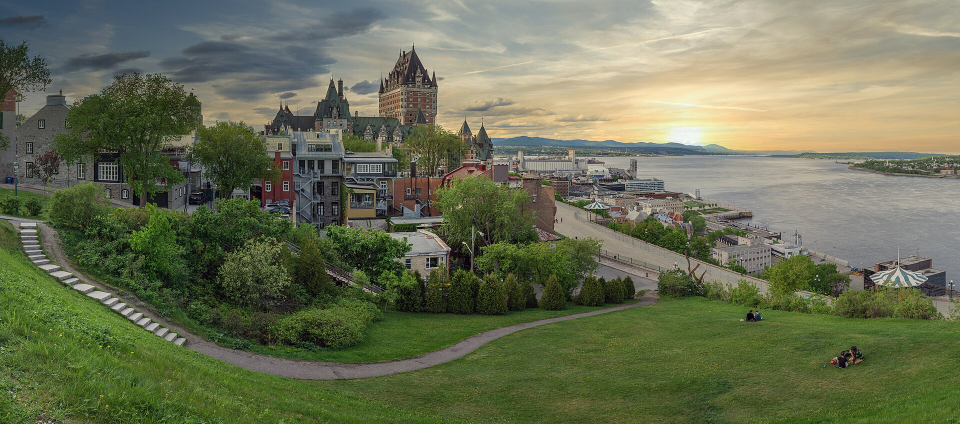
#> input picture best_test/commons/commons_00.jpg, 1920 x 848 px (shown at 1/2 size)
$ python -i seasonality.py   (imports and definitions only)
#> lines starting #> are read from the running program, lines starting #| are printed output that depends on the picture; after the words box and inside, x2 and y2 are one past the last pixel; in counts of white or black regions, pixels touching at a corner belong together
### src/hotel_pipeline/logging.py
"""Journalisation sans secrets (plan directeur §18).

Aucun secret ne doit apparaître dans les journaux. Plutôt que de compter sur
la discipline des appelants, les valeurs de secrets connues sont expurgées au
niveau du filtre : même un log accidentel de la valeur brute ressort masqué.
"""

from __future__ import annotations

import logging
import os
import sys
from typing import Iterable

REDACTED = "***"

# Tout nom de variable d'environnement contenant l'un de ces fragments est
# considéré comme portant un secret.
_SECRET_HINTS = ("KEY", "TOKEN", "SECRET", "PASSWORD")

# En deçà de cette longueur, une valeur est trop courte pour être expurgée sans
# risquer de mutiler du texte ordinaire ("1", "on", "true"...).
_MIN_REDACTABLE_LEN = 8


# [33 lines left out: functions secret_values, redact, _redact_arg, not called in this run]


class SecretRedactingFilter(logging.Filter):
    """Expurge les secrets du message et de ses arguments."""

    # [25 lines left out: functions filter, configure, not called in this run]


def get_logger(name: str) -> logging.Logger:
#> further down, picture is the input picture: shape (848, 1920, 3); mean B, G, R 84.6, 111.9, 106.2
    return logging.getLogger(f"hotel_pipeline.{name}")

### src/hotel_pipeline/seasonality.py
"""Saison d'une prise de vue, et ce qu'elle autorise à dire (Lot 2).

Le pipeline traitait tout le corpus comme intemporel. `season` existait sur
`ImageAsset` et valait `None` sur les 349 actifs du pilote, alors même que la
donnée était disponible **et déjà payée** : l'endpoint metadata de Street View
rend un champ `date` au format `AAAA-MM`, mis en cache lors de la découverte.
721 panoramas du pilote sont ainsi datés sans un seul appel supplémentaire.

Cela compte dès qu'on sort du bâtiment. Un mur de brique est le même en
janvier et en juillet ; une plate-bande, un gazon, un massif ne le sont pas.
Composer une vidéo à partir de références de saisons différentes juxtapose des
états qui n'ont jamais coexisté — un jardin fleuri contre des arbres nus.

Deux niveaux, et l'ordre importe
--------------------------------
1. **Le mois propose.** Il est gratuit, disponible partout, et suffit à
   classer grossièrement. Mais il ne décide pas : au Québec, le 15 avril peut
   être enneigé comme printanier. Mesuré sur le pilote — une vue d'avril 2025
   montre un arbre en fleurs et un gazon vert, sans trace de neige.
2. **Les pixels confirment.** La verdure au sol et l'indice de neige mesurent
   l'état réel. C'est la même discipline que `subject_prominence` : la
   géométrie ou le calendrier proposent, l'image tranche.

Ce que l'indice de neige vaut, et ne vaut pas
---------------------------------------------
Il est **délibérément faible**, et le module le déclare plutôt que de le
maquiller. La neige au sol n'est pas séparable d'une chaussée claire et sèche
par la seule couleur : les deux sont neutres, lumineuses et lisses.

Trois filtres successifs, mesurés sur le pilote (moyenne mensuelle de la part
de sol candidate) :

```text
filtre                              avril   mai   juillet
clair et peu saturé                  30 %   37 %    4 %     ← inutilisable
+ neutralité chromatique (RVB)       21 %    5 %    2 %
+ texture lisse (écart-type < 6)     10 %    1 %    0 %
```

La progression est réelle — mai passe de 37 % à 0,7 % — mais 16 % subsistent
sur une image d'avril **sans aucune neige**, où le candidat est la chaussée
d'un cul-de-sac résidentiel. D'où `snow_index` rendu comme indice, jamais
comme fraction de neige, et un verdict `snow_possible` qui n'affirme rien
seul : c'est le croisement avec le mois qui lui donne du poids.
"""

from __future__ import annotations

from dataclasses import dataclass, field

from .logging import get_logger

log = get_logger("seasonality")

#: Saisons, au sens de ce que le sol et la végétation montrent — non au sens
#: astronomique. Bornes fixées pour un climat continental humide (Québec).
#: Un site méditerranéen ou tropical demanderait d'autres bornes : elles sont
#: donc paramétrables, jamais gravées dans les décisions.
NORTHERN_SEASONS: dict[int, str] = {
    1: "winter", 2: "winter", 3: "winter",
    4: "spring", 5: "spring",
    6: "summer", 7: "summer", 8: "summer", 9: "summer",
    10: "autumn", 11: "autumn", 12: "winter",
}

#: Mois où la végétation porte son feuillage : les seuls où l'apparence d'un
#: jardin est représentative de sa saison de croissance.
FOLIAGE_MONTHS = frozenset({5, 6, 7, 8, 9})

#: Part de sol verte au-delà de laquelle la végétation est active.
GREEN_ACTIVE = 0.08

#: Indice de neige au-delà duquel un enneigement est *possible*. Volontairement
#: haut : sous ce seuil, une chaussée claire suffit à faire du bruit.
SNOW_SUSPECT = 0.20

#: Bornes pixel de l'indice de neige. `sd` est l'écart-type local sur 9×9.
SNOW_MIN_VALUE = 195
SNOW_MAX_SATURATION = 28
SNOW_MAX_CHANNEL_SPREAD = 18
SNOW_MAX_TEXTURE = 6.0

#: Teinte de la végétation vivante, en HSV OpenCV.
GREEN_HUE_MIN, GREEN_HUE_MAX = 35, 85
GREEN_MIN_SATURATION, GREEN_MIN_VALUE = 60, 50

#: Sous cette part de l'image, la bande de sol est trop maigre pour mesurer.
MIN_GROUND_PIXELS = 5000


@dataclass
class SeasonReading:
    """Ce qu'une image dit de sa saison."""

    #: Saison déduite du mois de capture, quand il est connu.
    declared_season: str | None = None
    capture_month: int | None = None
    #: Part de sol verte, et indice de neige — `None` si non mesurés.
    green_fraction: float | None = None
    snow_index: float | None = None
    ground_pixels: int = 0
    status: str = "unknown"
    reason: str | None = None
    conflicts: list[str] = field(default_factory=list)

    @property
    def measured(self) -> bool:
        return self.green_fraction is not None

    @property
    def foliage_expected(self) -> bool | None:
        """Le feuillage devrait-il être présent à cette date ?"""
        if self.capture_month is None:
            return None
        return self.capture_month in FOLIAGE_MONTHS

    # [32 lines left out: functions vegetation_active, snow_possible, as_dict, not called in this run]


def season_of_month(month: int | None, table: dict[int, str] | None = None) -> str | None:
    """Saison d'un mois, ou `None` si le mois est inconnu.

    Un mois absent rend `None`, jamais une saison par défaut : supposer l'été
    ferait entrer un jardin fleuri dans les références d'une scène hivernale.
    """
    if month is None:
        return None
    return (table or NORTHERN_SEASONS).get(int(month))


def parse_capture_date(date: str | None) -> tuple[int | None, int | None]:
    """`AAAA-MM` → `(année, mois)`. Tolère `AAAA` seul et les valeurs vides."""
    if not date:
        return None, None
    parts = str(date).strip().split("-")
    try:
        year = int(parts[0])
    except (ValueError, IndexError):
        return None, None
    month = None
    if len(parts) > 1:
        try:
            candidate = int(parts[1])
            if 1 <= candidate <= 12:
                month = candidate
        except ValueError:
            month = None
    return year, month


def ground_mask(image, horizon=None):  # noqa: ANN001
    """Pixels appartenant au sol : sous la ligne de toit, moitié basse.

    Le ciel et les façades fausseraient les deux mesures — un mur clair
    ressemble à de la neige, un arbre au-dessus du toit à du gazon. La
    frontière de ciel de `silhouette_fit` sert de plafond quand elle est
    disponible ; à défaut on retombe sur une borne fixe.
    """
    import math

    import numpy as np

    height, width = image.shape[:2]
    floor = int(height * 0.45)
    mask = np.zeros((height, width), dtype=bool)
    for column in range(width):
        top = floor
        if horizon is not None and not math.isnan(float(horizon[column])):
            top = max(floor, int(horizon[column]) + 4)
        mask[top:, column] = True
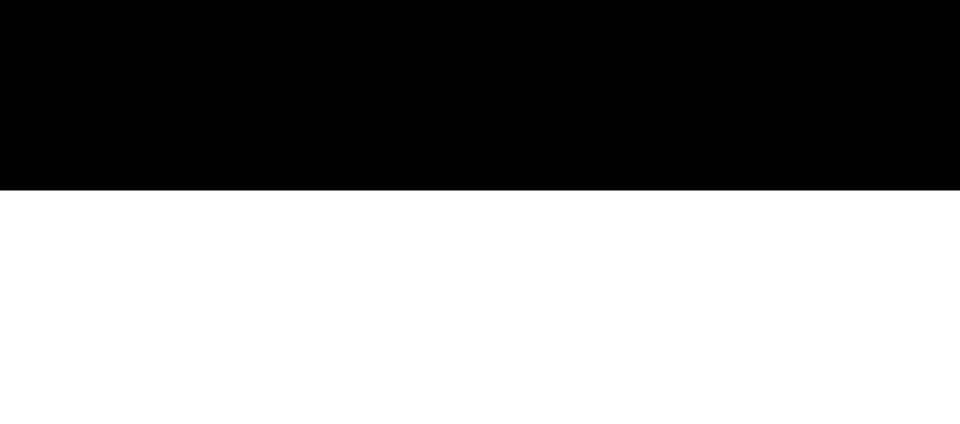
#> mask: shape (848, 1920) bool (shown at 1/2 size); 55.1% white; 1 black region, box (x1, y1, x2, y2) and area: (0, 0, 1920, 381) 731520
    return mask


def read(image, capture_date: str | None = None, horizon=None) -> SeasonReading:  # noqa: ANN001
    """Lit la saison d'une image : ce que le mois annonce, ce que le sol montre."""
    import cv2
    import numpy as np

    _year, month = parse_capture_date(capture_date)
    reading = SeasonReading(
        declared_season=season_of_month(month), capture_month=month,
    )

    mask = ground_mask(image, horizon)
    count = int(mask.sum())
#> count = 896640
    reading.ground_pixels = count
#> reading.ground_pixels = 896640
    if count < MIN_GROUND_PIXELS:
        reading.status = "no_ground"
        reading.reason = (
            f"{count} pixel(s) de sol : cadrage trop serré pour lire la saison"
        )
        return reading

    hsv = cv2.cvtColor(image, cv2.COLOR_BGR2HSV)
#> hsv: shape (848, 1920, 3); mean H, S, V 45.7, 90.6, 116.7
    hue = hsv[:, :, 0].astype(int)
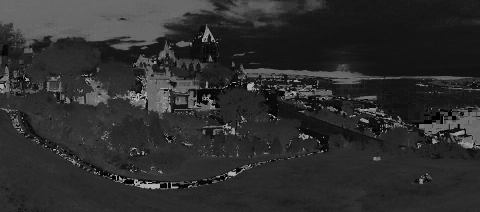
#> hue: shape (848, 1920) int64 (shown at 1/4 size); min 0, max 179, mean 45.7
    saturation = hsv[:, :, 1].astype(int)
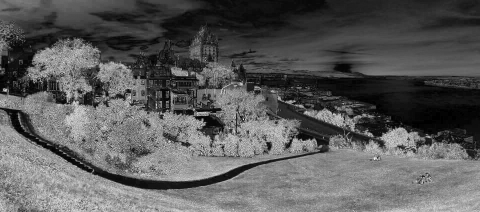
#> saturation: shape (848, 1920) int64 (shown at 1/4 size); min 0, max 255, mean 90.6
    value = hsv[:, :, 2].astype(int)
    blue = image[:, :, 0].astype(int)
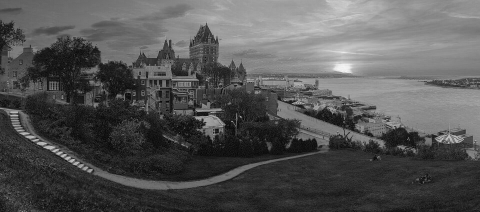
#> blue: shape (848, 1920) int64 (shown at 1/4 size); min 0, max 255, mean 84.6
    green = image[:, :, 1].astype(int)
    red = image[:, :, 2].astype(int)

    grey = cv2.cvtColor(image, cv2.COLOR_BGR2GRAY).astype(np.float32)
    mean = cv2.blur(grey, (9, 9))
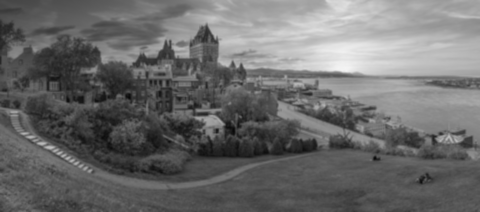
#> mean: shape (848, 1920) float32 (shown at 1/4 size); min 6.23, max 244.6, mean 107.1
    deviation = np.sqrt(np.maximum(cv2.blur(grey * grey, (9, 9)) - mean * mean, 0.0))
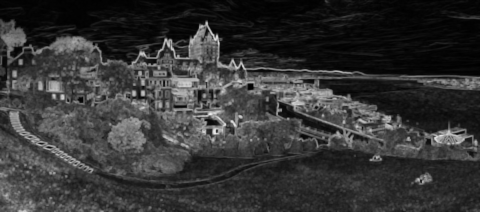
#> deviation: shape (848, 1920) float32 (shown at 1/4 size); min 0.331, max 77.81, mean 16.6; drawn with min black and max white

    verdant = (
        (hue > GREEN_HUE_MIN) & (hue < GREEN_HUE_MAX)
        & (saturation > GREEN_MIN_SATURATION) & (value > GREEN_MIN_VALUE)
    )
#> verdant: shape (848, 1920) bool; 34.4% white; 2809 white regions (2595 under 20 px), largest, box (x1, y1, x2, y2) and area: (0, 437, 1920, 848) 353626, (0, 363, 1280, 727) 117682, (861, 354, 1203, 608) 25793
    neutral = (
        (np.abs(red - green) < SNOW_MAX_CHANNEL_SPREAD)
        & (np.abs(green - blue) < SNOW_MAX_CHANNEL_SPREAD)
        & (np.abs(red - blue) < SNOW_MAX_CHANNEL_SPREAD)
    )
#> neutral: shape (848, 1920) bool; 28.2% white; 3608 white regions (3248 under 20 px), largest, box (x1, y1, x2, y2) and area: (0, 0, 1320, 555) 193072, (931, 252, 1920, 599) 137390, (0, 431, 1316, 759) 40155
    snowy = (
        neutral & (value > SNOW_MIN_VALUE)
        & (saturation < SNOW_MAX_SATURATION)
        & (deviation < SNOW_MAX_TEXTURE)
    )
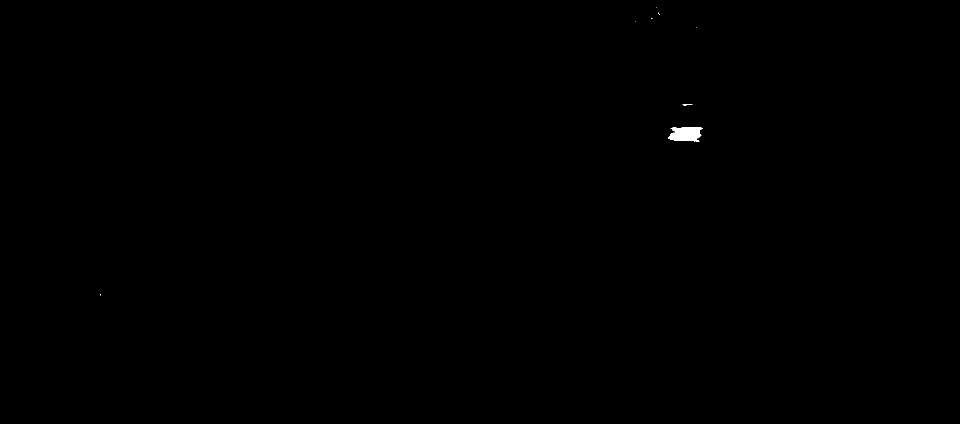
#> snowy: shape (848, 1920) bool (shown at 1/2 size); 0.1% white; 9 white regions (7 under 20 px), largest, box (x1, y1, x2, y2) and area: (1336, 254, 1405, 283) 1516, (1365, 208, 1385, 211) 41

    reading.green_fraction = float((verdant & mask).sum() / count)
#> reading.green_fraction = 0.579
    reading.snow_index = float((snowy & mask).sum() / count)
#> reading.snow_index = 3.35e-06
    reading.status = "measured"

    # Le désaccord entre calendrier et pixels n'est pas une erreur à taire :
    # c'est l'information. Une vue d'avril sans neige et déjà verte est un
    # printemps précoce, et la référence reste utilisable pour une scène
    # printanière — mais pas pour une scène hivernale.
    if reading.foliage_expected is False and reading.vegetation_active:
        reading.conflicts.append(
            f"mois {month} hors saison de feuillage, pourtant "
            f"{reading.green_fraction:.0%} de sol vert : saison précoce ou tardive"
        )
    if reading.foliage_expected and reading.snow_possible:
        reading.conflicts.append(
            f"mois {month} en pleine végétation, pourtant indice de neige "
            f"{reading.snow_index:.0%} : surface claire probablement confondue"
        )
    return reading


# [25 lines left out: function summarise, not called in this run]


__all__ = [
    "FOLIAGE_MONTHS",
    "GREEN_ACTIVE",
    "MIN_GROUND_PIXELS",
    "NORTHERN_SEASONS",
    "SNOW_SUSPECT",
    "SeasonReading",
    "ground_mask",
    "parse_capture_date",
    "read",
    "season_of_month",
    "summarise",
]

>>> import cv2
>>> picture = cv2.imread('../../best_test/commons/commons_00.jpg')
>>> result = read(picture)

$ run again, on best_test/commons/commons_02.jpg
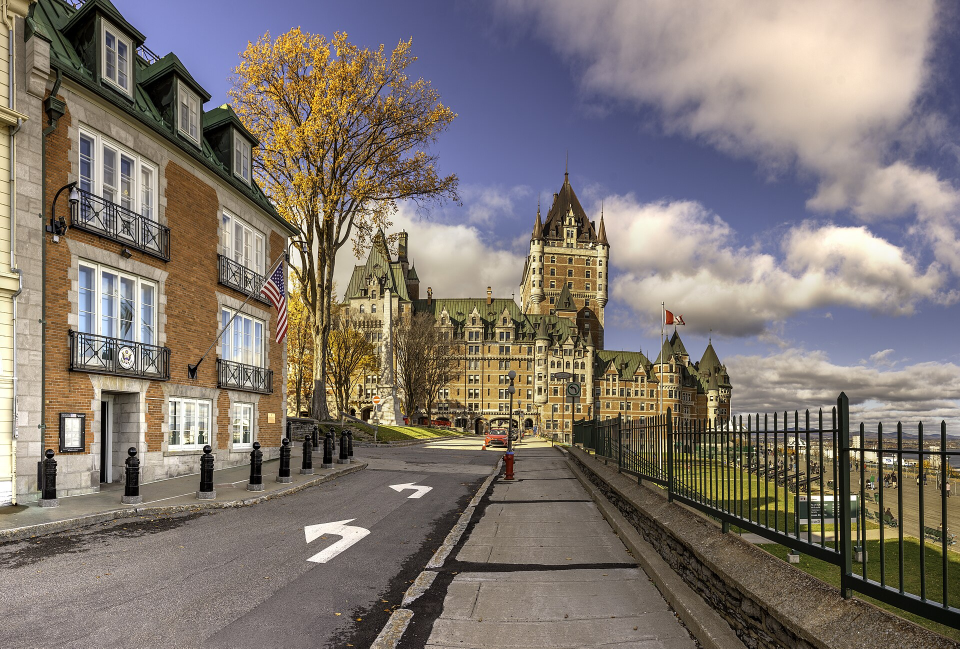
#> input picture best_test/commons/commons_02.jpg, 1920 x 1297 px (shown at 1/2 size)
#> picture is the input picture: shape (1297, 1920, 3); mean B, G, R 112.2, 119.3, 128.5
#> after the loop in ground_mask, `for column in range(width):`:
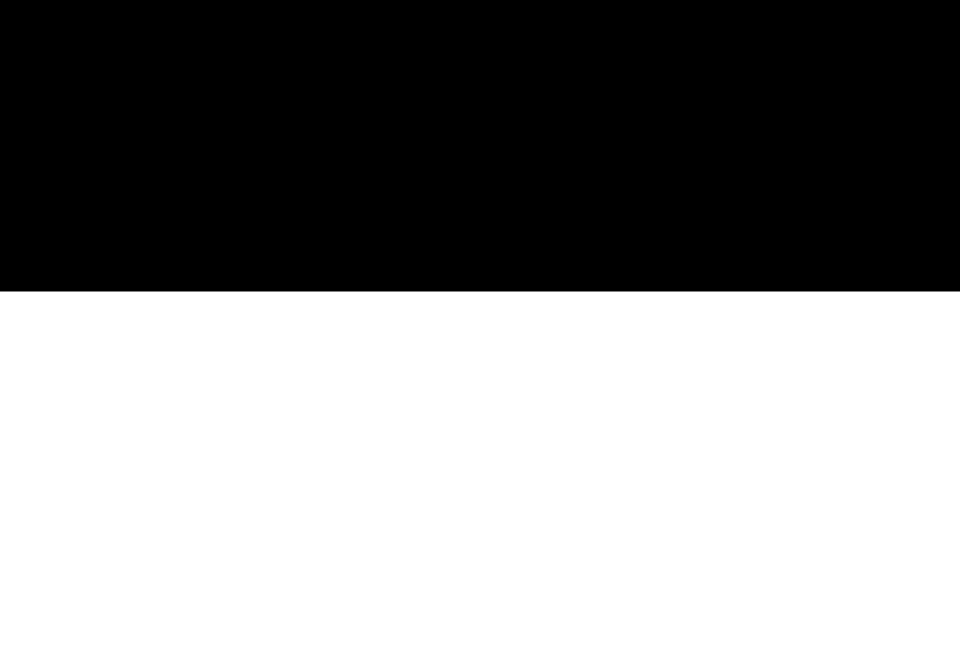
#> mask: shape (1297, 1920) bool (shown at 1/2 size); 55.1% white; 1 black region, box (x1, y1, x2, y2) and area: (0, 0, 1920, 583) 1119360
#> count = 1370880
#> hsv: shape (1297, 1920, 3); mean H, S, V 43.6, 72.6, 136.7
#> verdant: shape (1297, 1920) bool; 0.46% white; 983 white regions (932 under 20 px), largest, box (x1, y1, x2, y2) and area: (67, 7, 134, 112) 1300, (278, 108, 351, 158) 1124, (405, 213, 460, 252) 998
#> neutral: shape (1297, 1920) bool; 32.1% white; 6385 white regions (5819 under 20 px), largest, box (x1, y1, x2, y2) and area: (0, 759, 1328, 1297) 295447, (1088, 0, 1920, 774) 151983, (1145, 781, 1920, 1260) 97339
#> in read, `snowy = ( neutral & (value > SNOW_MIN_VALUE) & (saturation < SNOW_MAX_..`:
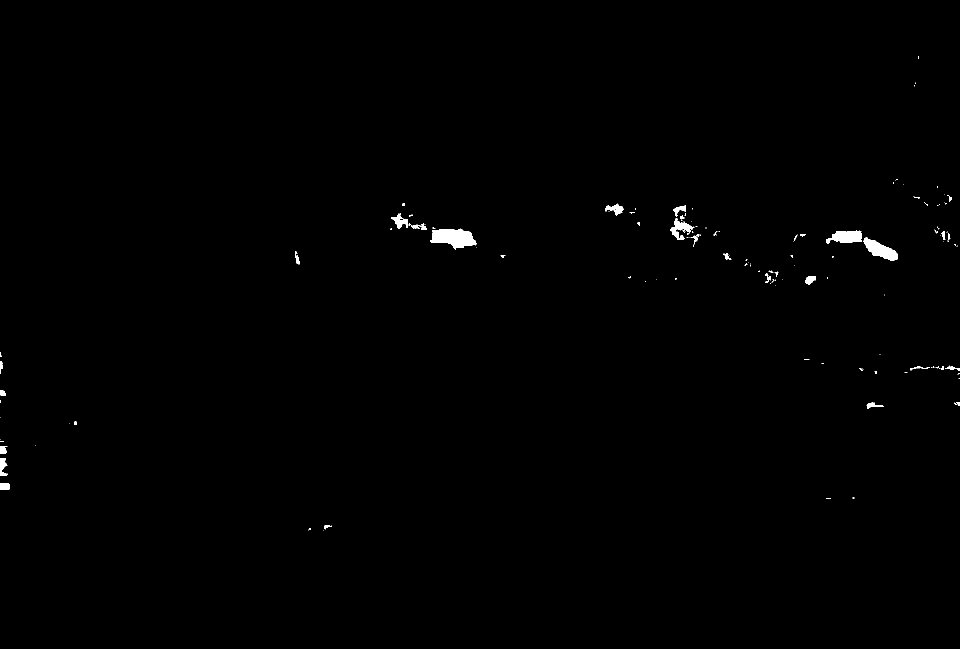
#> snowy: shape (1297, 1920) bool (shown at 1/2 size); 0.43% white; 143 white regions (105 under 20 px), largest, box (x1, y1, x2, y2) and area: (860, 457, 953, 500) 2524, (1727, 475, 1796, 522) 1574, (1652, 461, 1724, 488) 1332
#> reading.green_fraction = 0.00246
#> reading.snow_index = 0.00123
